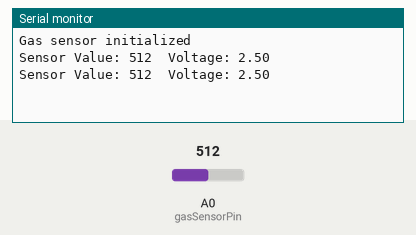
Bench run of a sketch on a simulated Arduino Uno, built with avr-gcc and run on an emulated ATmega328P. Parts: the last lines printed to the serial monitor. The inputs (shaded band) are chosen by the test bench; at power-on: A0 (gasSensorPin) = 512.

Above: at 1.8 s.
1.9 s: A0 (gasSensorPin) set to 716
At 2.7 s:
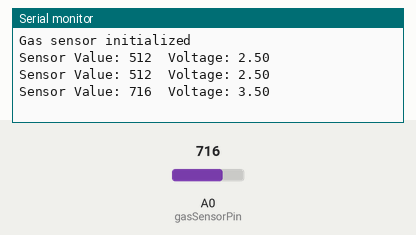
3.4 s: A0 (gasSensorPin) set to 900
At 4.8 s:
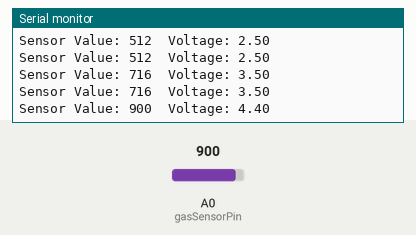
Timing chart, 0 to 6.4 s (numbered marks = the images above; inputs shaded):
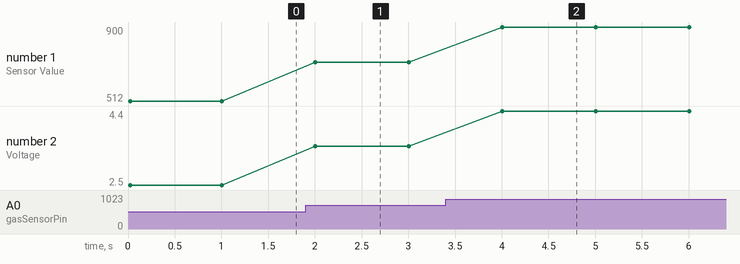

Measured:
- after the input at 1.9 s, the serial monitor: prints a new line after 0.10 s (image 1)
- after the input at 3.4 s, the serial monitor: prints a new line after 0.60 s (image 2)
- plotted number 1: 512 → 716 after the input at 1.9 s, 716 → 900 after the input at 3.4 s
- plotted number 2: 2.5 → 3.5 after the input at 1.9 s, 3.5 → 4.4 after the input at 3.4 s

The sketch:

18-GasSensor.ino
```cpp
// Example for gas sensor (MQ-series)
const int gasSensorPin = A0;

void setup()
{
    Serial.begin(9600);
    Serial.println("Gas sensor initialized");
}

void loop()
{
    int sensorValue = analogRead(gasSensorPin);
    float voltage = sensorValue * (5.0 / 1023.0);
    Serial.print("Sensor Value: ");
    Serial.print(sensorValue);
    Serial.print("\tVoltage: ");
    Serial.println(voltage);
    delay(1000);
}
```
